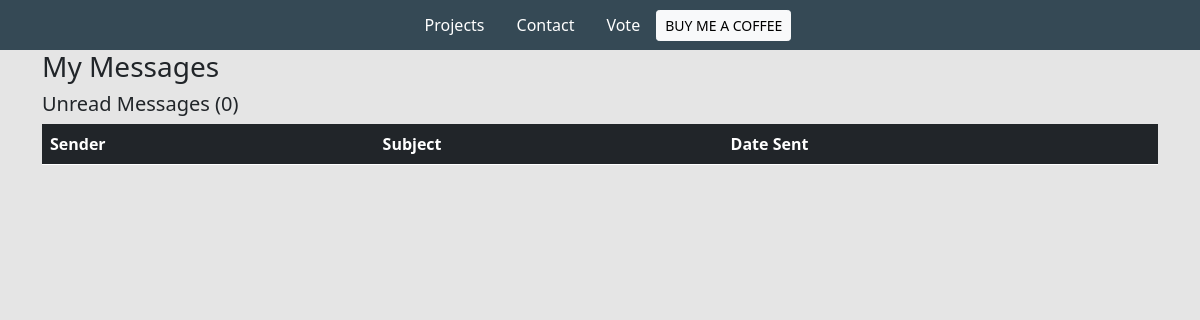
The app's page /inbox/, older data.
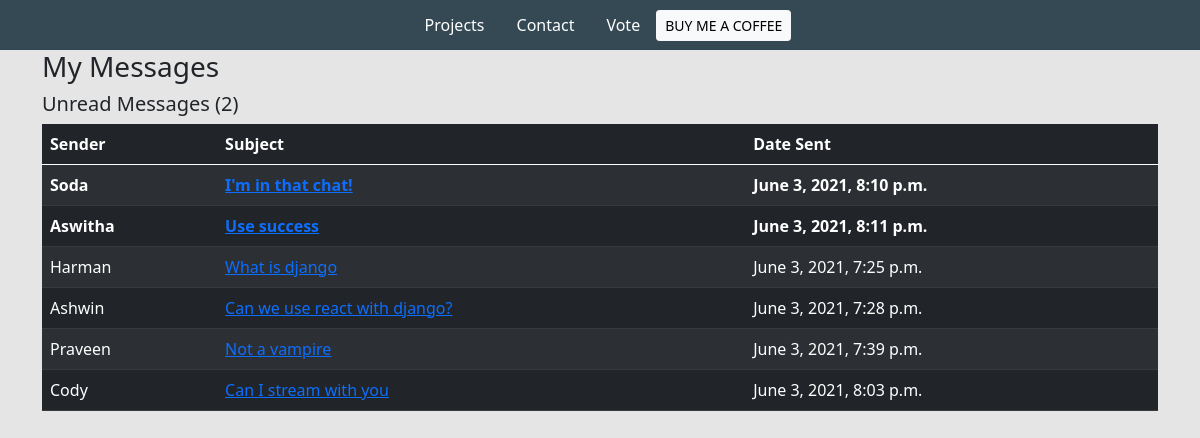
The same page, newer data.
### base/models.py (models this page shows, shortened)
class Message(models.Model):
    name = models.CharField(max_length=200, null=True)
    email = models.CharField(max_length=200, null=True)
    subject = models.CharField(max_length=200, null=True)
    body = models.TextField()
    is_read = models.BooleanField(default=False)
    created = models.DateTimeField(auto_now_add=True)
    id = models.UUIDField(default=uuid.uuid4,  unique=True,
                          primary_key=True, editable=False)

### base/views.py (the view)
# urls.py: path('inbox/', views.inboxPage, name="inbox"),
def inboxPage(request):
    inbox = Message.objects.all().order_by('is_read')
    unreadCount = Message.objects.filter(is_read=False).count()
    context = {'inbox': inbox, 'unreadCount': unreadCount}
    return render(request, 'base/inbox.html', context)

### base/templates/base/inbox.html
{% extends 'base/main.html' %}
{% load static %}
{% block content %}
<div class="container">
    <h3>My Messages</h3>
    <h5>Unread Messages ({{unreadCount}})</h5>
    <table class="table table-dark table-striped">
        <thead>
            <tr>
                <th>Sender</th>
                <th>Subject</th>
                <th>Date Sent</th>
            </tr>
        </thead>
        <tbody>
            {% for message in inbox %}
            {% if message.is_read %}
            <tr>
                {% else %}
            <tr style="font-weight: 900;">
                {% endif %}
                <td>{{message.name}}</td>
                <td><a href="{% url 'message' message.id %}">{{message.subject}}</a></td>
                <td>{{message.created}}</td>
            </tr>
            {% endfor %}
        </tbody>
    </table>
</div>
{% endblock content %}

Row changes from the older to the newer data that the page shows:
added Message: name "Soda", subject "I'm in that chat!", created "June 3, 2021, 8:10 p.m."
added Message: name "Aswitha", subject "Use success", created "June 3, 2021, 8:11 p.m."
added Message: name "Harman", subject "What is django", created "June 3, 2021, 7:25 p.m."
added Message: name "Ashwin", subject "Can we use react with django?", created "June 3, 2021, 7:28 p.m."
added Message: name "Praveen", subject "Not a vampire", created "June 3, 2021, 7:39 p.m."
added Message: name "Cody", subject "Can I stream with you", created "June 3, 2021, 8:03 p.m."
Text that changed along with them:
{{ unreadCount }}: "0" → "2"
